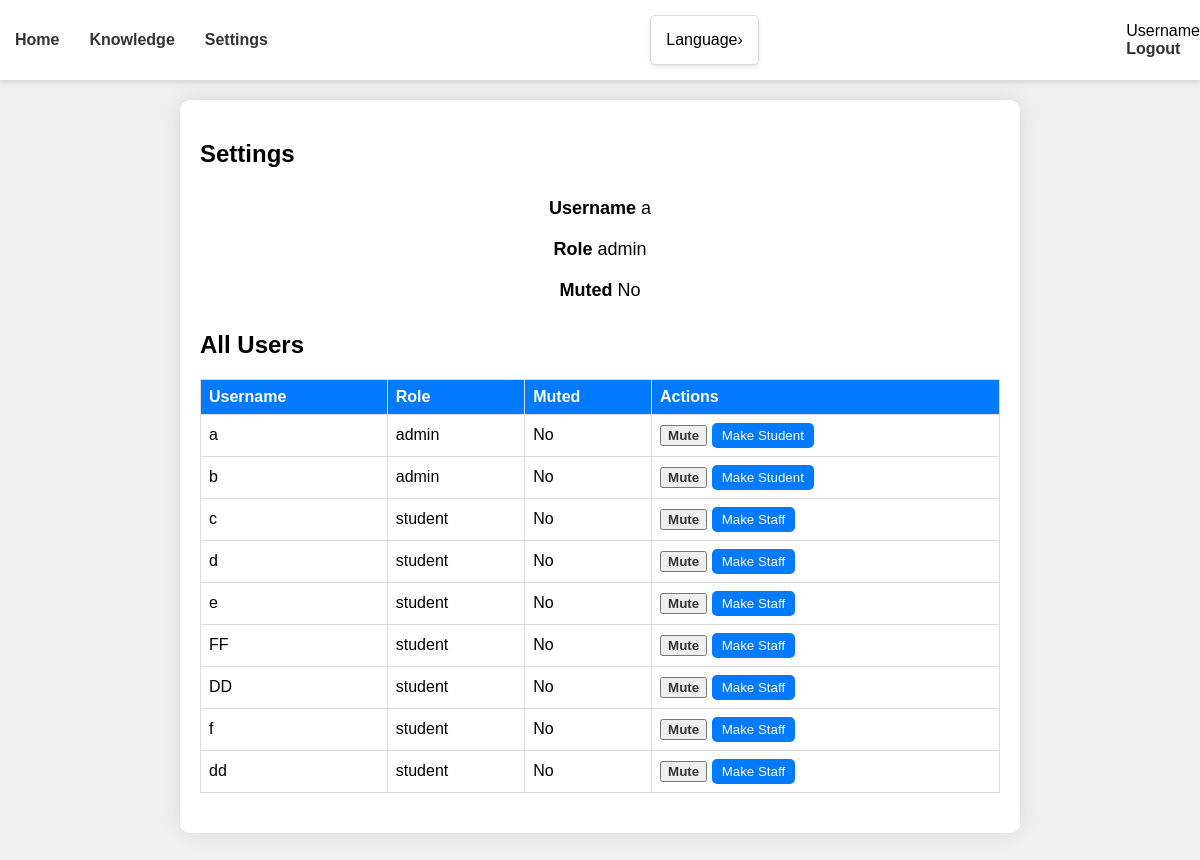
The page /settings (signed in) on the database as committed earlier.
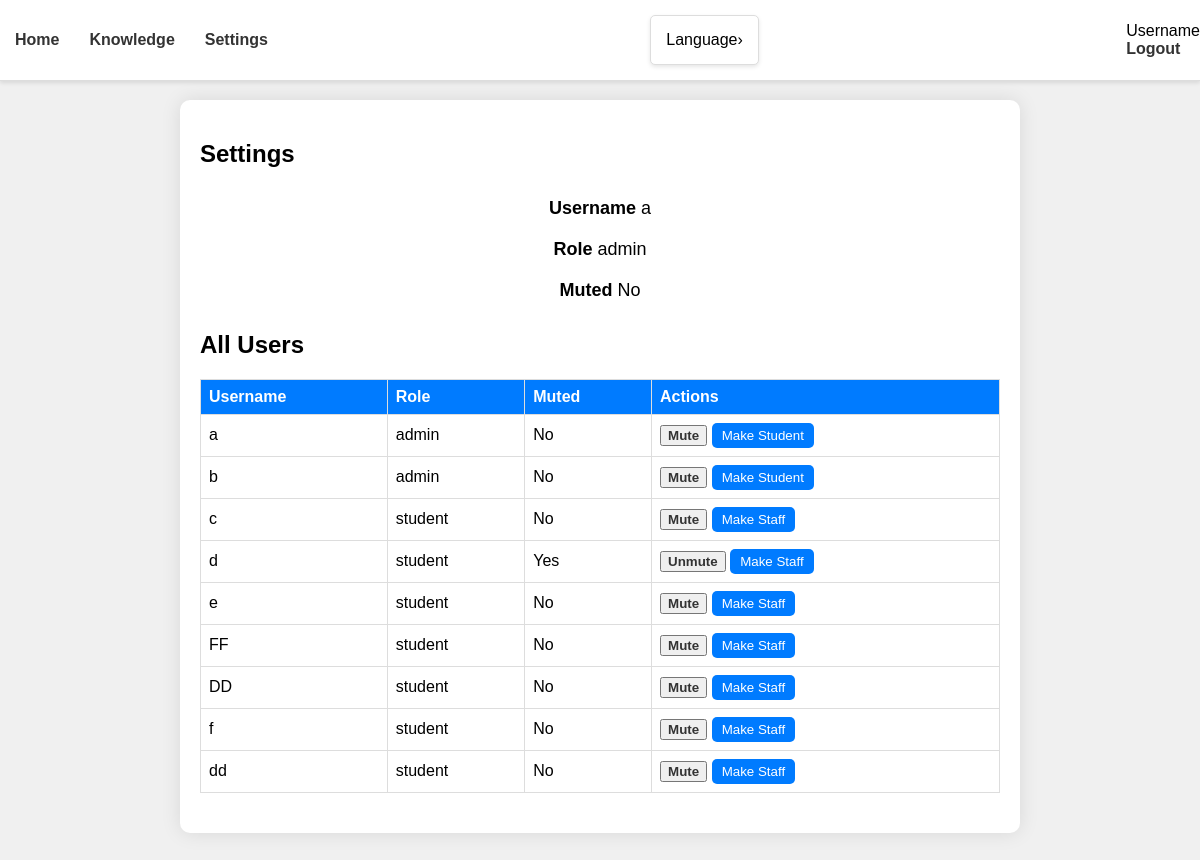
The same page on the database as committed later.
### models.py (models this page shows)
class Base(DeclarativeBase):
    pass

class User(Base):
    __tablename__ = "user"
    username: Mapped[str] = mapped_column(String, primary_key=True)
    password: Mapped[str] = mapped_column(String)
    role: Mapped[str] = mapped_column(String, nullable=False, default='student')
    is_muted: Mapped[bool] = mapped_column(Boolean, nullable=False, default=False)
    __table_args__ = (
        CheckConstraint(role.in_(['staff', 'student', 'admin']), name='role_check'),
    )

### app.py (the view)
@app.route("/settings", methods=["GET"])
def settings():
    if 'username' not in session:
        abort(403)
    username = session['username']
    user = db.get_user(username)
    if user:
        if user.role in ['admin', 'staff']:
            all_users = db.get_all_users()
        else:
            all_users = []
        return render_template('settings.jinja', user=user, username=username, all_users=all_users)
    else:
        return "Error: User not found", 404

### db.py (called while the page is built)
def get_user(username: str):
    with Session(engine) as session:
        return session.get(User, username)

def get_all_users():
    with Session(engine) as session:
        return session.query(User).all()

### templates/settings.jinja (shortened to what this page needs)
{% extends 'base.jinja' %}
{% block content %}
<main>
    <div class="settings-container">
        <h2 data-i18n="settings">Settings</h2>
        <div class="user-info">
            <p><strong data-i18n="username">Username:</strong> {{ user.username }}</p>
            <p><strong data-i18n="role">Role:</strong> {{ user.role }}</p>
            <p><strong data-i18n="muted">Muted:</strong> {{ 'Yes' if user.is_muted else 'No' }}</p>
        </div>
        {% if user.role in ['admin', 'staff'] %}
        <h2 data-i18n="all_users">All Users</h2>
        <table>
            <thead>
                <tr>
                    <th data-i18n="username">Username</th>
                    <th data-i18n="role">Role</th>
                    <th data-i18n="muted">Muted</th>
                    <th data-i18n="actions">Actions</th>
                </tr>
            </thead>
            <tbody>
                {% for u in all_users %}
                <tr>
                    <td>{{ u.username }}</td>
                    <td>{{ u.role }}</td>
                    <td>{{ 'Yes' if u.is_muted else 'No' }}</td>
                    <td>
                        {% if user.role == 'admin' or (user.role == 'staff' and u.role == 'student') %}
                        <button class="btn" onclick="toggleMute('{{ u.username }}', {{ 'false' if u.is_muted else 'true' }})" data-i18n="{{ 'unmute' if u.is_muted else 'mute' }}">
                            {{ 'Unmute' if u.is_muted else 'Mute' }}
                        </button>
                        {% endif %}
                        {% if user.role == 'admin' %}
                        <button class="role-btn" onclick="toggleRole('{{ u.username }}', '{{ 'staff' if u.role == 'student' else 'student' }}')" data-i18n="{{ 'make_staff' if u.role == 'student' else 'make_student' }}">
                            {{ 'Make Staff' if u.role == 'student' else 'Make Student' }}
                        </button>
                        {% endif %}
                    </td>
                </tr>
                {% endfor %}
            </tbody>
        </table>
        {% endif %}
    </div>
</main>
{% endblock %}

### templates/base.jinja (shortened to what this page needs)
<!DOCTYPE html>
<html>
<head>
</head>
<body>
    <nav>
        <div class="nav-links">
            <a href="/home?username={{ username }}" class="nav-link" data-i18n="home">Home</a>
            <a href="/knowledge" class="nav-link" data-i18n="knowledge">Knowledge</a>
            <a href="/settings" class="nav-link" data-i18n="settings">Settings</a>
        </div>
        <div class="language-selector">
            <div class="tab" onclick="toggleLanguageSelector()">
                <span data-i18n="language">Language</span> <span class="arrow">›</span>
            </div>
        </div>
        <div class="user-info">
            <ol style="list-style: none; padding: 0;">
                <li data-i18n="username">Username: {{ username }}</li>
                <li>
                    <a href="javascript:void(0)" onclick="logoutAndClearStorage()" class="btn" data-i18n="logout">Logout</a>
                </li>
            </ol>
        </div>
    </nav>
    <div style="margin-top: 60px;">
        {% block content %} {% endblock %}
    </div>
</body>
</html>

### templates/base.jinja (style rules this page uses)
nav { width: 100%; border-bottom: 1px solid #ddd; padding: 10px 0; background-color: #fff; display: flex; justify-content: space-between; align-items: center; box-shadow: 0 2px 4px rgba(0, 0, 0, 0.1); position: fixed; top: 0; left: 0; z-index: 1000; height: 60px; }
.nav-link { padding: 10px 15px; color: #333; text-decoration: none; font-weight: bold; transition: background-color 0.3s ease; }
.nav-links, .user-info { display: flex; align-items: center; }
.btn { color: #333; font-weight: bold; text-decoration: none; cursor: pointer; }
.language-selector { padding: 0px; border: 0px solid #ddd; border-radius: 5px; background-color: #fff; cursor: pointer; }
.tab { padding: 15px; cursor: pointer; transition: background-color 0.3s ease; border: 1px solid #ddd; border-radius: 5px; background-color: #fff; box-shadow: 0 2px 4px rgba(0, 0, 0, 0.1); display: flex; justify-content: space-between; align-items: center; }

### templates/settings.jinja (style rules this page uses)
body { font-family: 'Arial', sans-serif; background: #f0f0f0; margin: 0; padding: 0; height: 100vh; }
.settings-container { padding: 20px; background-color: white; border-radius: 10px; box-shadow: 0 0 20px rgba(0, 0, 0, 0.1); max-width: 800px; width: 100%; margin: 100px auto; }
.user-info { display: flex; flex-direction: column; }
.user-info p { font-size: 18px; margin: 10px 0; }
table { width: 100%; border-collapse: collapse; margin: 20px 0; }
table, th, td { border: 1px solid #ddd; }
th, td { padding: 8px; text-align: left; }
th { background-color: #007bff; color: white; }
.role-btn { padding: 5px 10px; color: white; background-color: #007bff; border: none; border-radius: 5px; cursor: pointer; margin-right: 5px; }

Rows that differ between the two databases and show on the page:
changed User "d": is_muted "No" → "Yes"; is_muted "Mute" → "Unmute"
